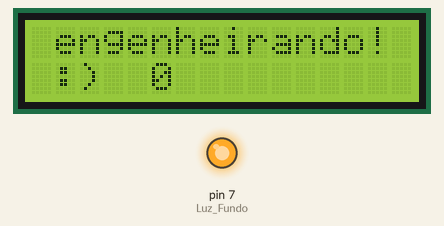
This sketch was run on a simulated Arduino Uno, built with avr-gcc and run on an emulated ATmega328P. On the bench: 16×2 character LCD, output pins drawn as LEDs (lit = HIGH).

Above: at 0.1 s.
At 4.1 s:
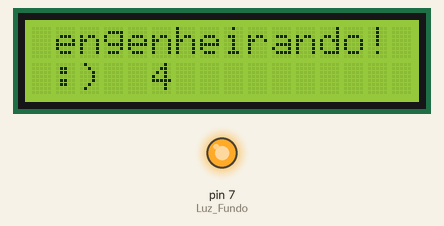
At 9.1 s:
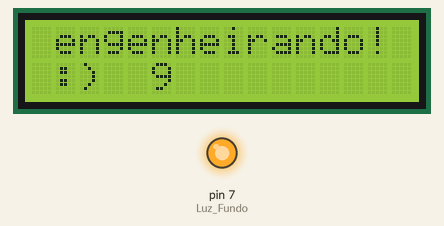
At 19.1 s:
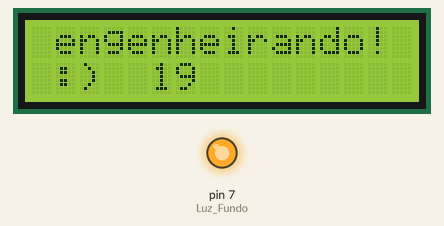
At 29.1 s:
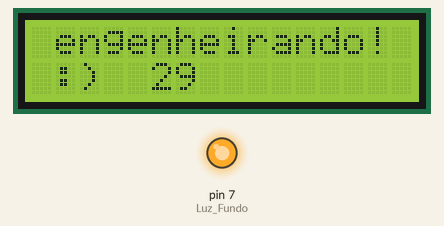
At 39.1 s:
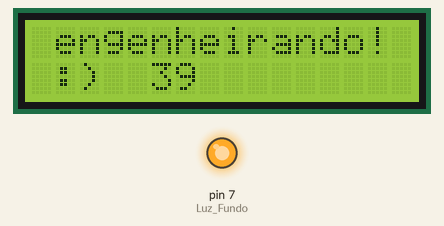

Measured:
- what the display in image 1 shows lasts 1.0 s, from 4.0 s to 5.0 s

The sketch:

sketch_sep16b.ino
```cpp
#include <LiquidCrystal.h> // declara a utilização da biblioteca LiquidCrystal

#define Luz_Fundo  7

//cria um objeto tipo LiquidCrystal que chamei de "lcd" nos pinos citados:
LiquidCrystal lcd(12, 11, 5, 4, 3, 2);

void setup()
{
lcd.begin(16, 2); // Iniciando o objeto "lcd" de 2 linhas e 16 colunas
pinMode(Luz_Fundo,OUTPUT); //define o pino como saída
digitalWrite(Luz_Fundo,HIGH); // Liga a luz do display.
}

void loop()
{
lcd.setCursor(0,0); // seta o cursor para: (coluna = 0, linha = 0)
lcd.print(" engenheirando! ");
lcd.setCursor(0,1); // seta para linha 1, ou seja, a linha de baixo
lcd.print(" :)  ");
lcd.print(millis()/1000); // escreve os segundos passados.
}
```
